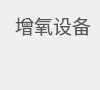
       <widget class="QWidget" name="Oxygenation_equipment" native="true">
        <property name="minimumSize">
         <size>
          <width>100</width>
          <height>90</height>
         </size>
        </property>
        <property name="maximumSize">
         <size>
          <width>100</width>
          <height>90</height>
         </size>
        </property>
        <property name="font">
         <font>
          <pointsize>11</pointsize>
         </font>
        </property>
        <property name="styleSheet">
         <string notr="true">#Oxygenation_equipment
{
	background-color: rgb(255, 255, 255);
	border-radius: 14px;
	border:1px solid rgb(217, 217, 217);
}</string>
        </property>
        <layout class="QGridLayout" name="gridLayout_17">
         <item row="0" column="0">
          <layout class="QGridLayout" name="gridLayout_18">
           <property name="topMargin">
            <number>0</number>
           </property>
           <property name="spacing">
            <number>0</number>
           </property>
           <item row="0" column="0" colspan="2">
            <widget class="QLabel" name="Oxygenation_equipment_title">
             <property name="minimumSize">
              <size>
               <width>80</width>
               <height>25</height>
              </size>
             </property>
             <property name="maximumSize">
              <size>
               <width>80</width>
               <height>25</height>
              </size>
             </property>
             <property name="font">
              <font>
               <family>字魂布丁体(商用需授权)</family>
               <pointsize>14</pointsize>
              </font>
             </property>
             <property name="styleSheet">
              <string notr="true">color: rgb(86, 86, 86);</string>
             </property>
             <property name="text">
              <string>增氧设备</string>
             </property>
             <property name="alignment">
              <set>Qt::AlignRight|Qt::AlignTrailing|Qt::AlignVCenter</set>
             </property>
            </widget>
           </item>
           <item row="1" column="0">
            <widget class="QLabel" name="Oxygenation_equipment_icon">
             <property name="minimumSize">
              <size>
               <width>30</width>
               <height>30</height>
              </size>
             </property>
             <property name="maximumSize">
              <size>
               <width>30</width>
               <height>30</height>
              </size>
             </property>
             <property name="font">
              <font>
               <pointsize>6</pointsize>
              </font>
             </property>
             <property name="text">
              <string/>
             </property>
             <property name="pixmap">
              <pixmap resource="resource/resource.qrc">:/first/env_page/Oxygenation equipment.png</pixmap>
             </property>
             <property name="scaledContents">
              <bool>true</bool>
             </property>
            </widget>
           </item>
           <item row="1" column="1">
            <widget class="QWidget" name="mtoggleB" native="true">
             <property name="minimumSize">
              <size>
               <width>50</width>
               <height>38</height>
              </size>
             </property>
             <property name="maximumSize">
              <size>
               <width>50</width>
               <height>38</height>
              </size>
             </property>
             <property name="styleSheet">
              <string notr="true"/>
             </property>
            </widget>
           </item>
          </layout>
         </item>
        </layout>
       </widget>
